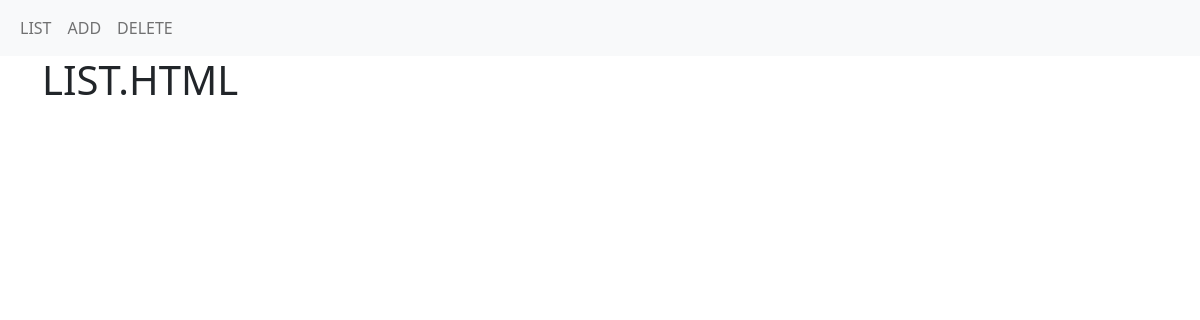
Page /cars/list/ on the earlier database version.
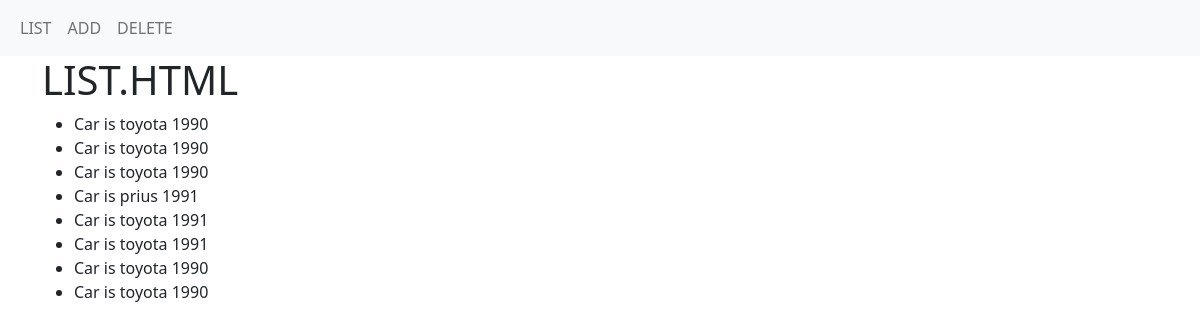
Same page on the later database version.
### cars/models.py (models this page shows)
class Car(models.Model):
    brand = models.CharField(max_length=30)
    year = models.IntegerField()
    def __str__(self):
        return f"Car is {self.brand} {self.year}"

### cars/views.py (the view)
# urls.py: path('list/',views.list, name='list'),
def list(request):
    all_cars = models.Car.objects.all()
    context = {'all_cars':all_cars}
    return render(request,'cars/list.html',context=context)

### cars/templates/cars/list.html
{% extends "base.html" %} {% block content%}
<div class="container">
  <h1>LIST.HTML</h1>
  <ul>
    {% for car in all_cars%}
    <li>{{car}}</li>
    {% endfor %}
  </ul>
</div>
{% endblock%}

### templates/base.html (shortened to what this page needs)
<html lang="en">
  <head>
    <link
      href="https://cdn.jsdelivr.net/npm/bootstrap@5.1.3/dist/css/bootstrap.min.css"
      rel="stylesheet"
    />
  </head>
  <body>
    <nav class="navbar navbar-expand-lg navbar-light bg-light">
      <div class="container-fluid">
        <div class="collapse navbar-collapse" id="navbarNavAltMarkup">
          <div class="navbar-nav">
            <a class="nav-link" href="{% url 'cars:list' %}">LIST</a>
            <a class="nav-link" href="{% url 'cars:add' %}">ADD</a>
            <a class="nav-link" href="{% url 'cars:delete' %}">DELETE</a>
          </div>
        </div>
      </div>
    </nav>
    {%block content%} {% endblock %}
  </body>
</html>

Differences in the rows shown:
added Car: brand+year "Car is toyota 1990"
added Car: brand+year "Car is toyota 1990"
added Car: brand+year "Car is toyota 1990"
added Car: brand+year "Car is prius 1991"
added Car: brand+year "Car is toyota 1991"
added Car: brand+year "Car is toyota 1991"
added Car: brand+year "Car is toyota 1990"
added Car: brand+year "Car is toyota 1990"
